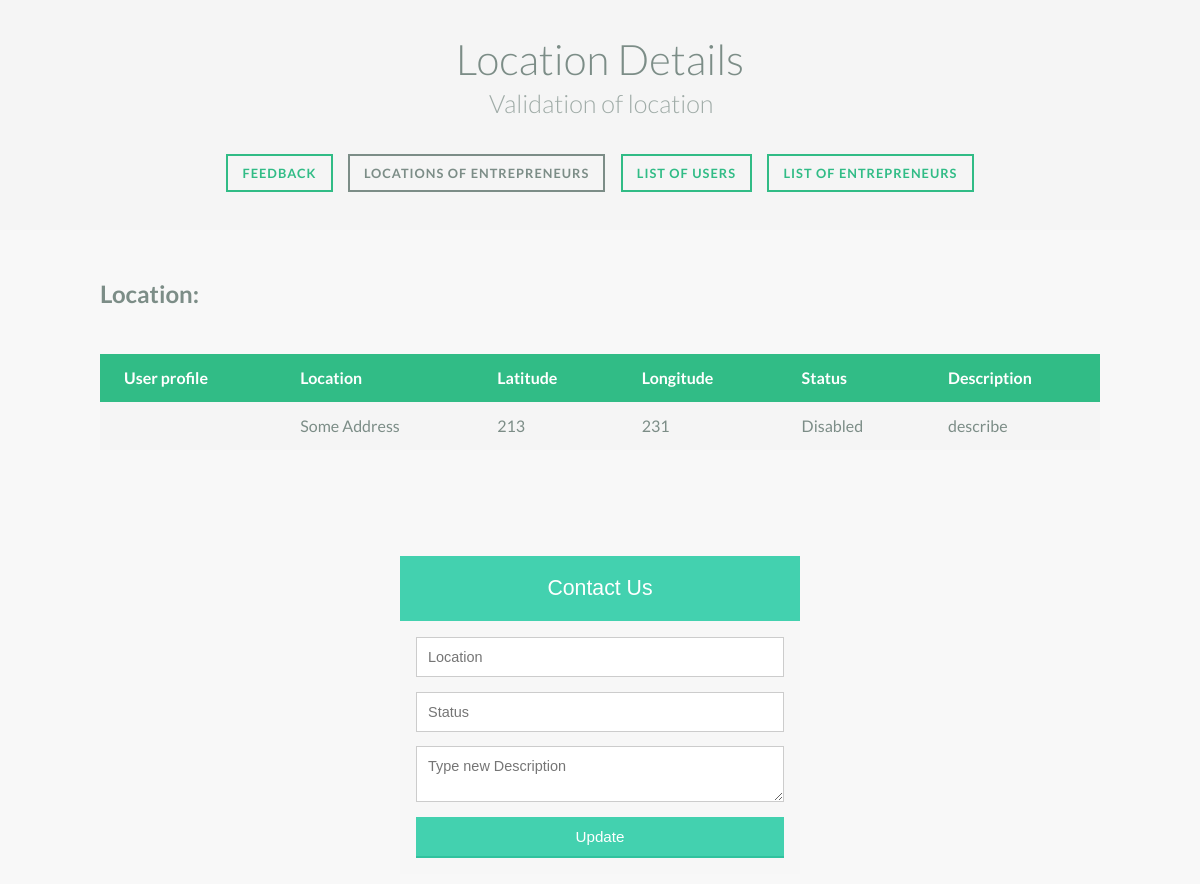
The page /EcoKitchen/locationdetail/1/ on the database its author committed.
### EcoKitchen/models.py (models this page shows, shortened)
class Location(models.Model):
  lat = models.CharField(max_length=30)
  long = models.CharField(max_length=30)
  address = models.CharField(max_length=200)
  description = models.CharField(max_length=50)
  status = models.BooleanField()
  user = models.ForeignKey(UserProfile, on_delete=models.CASCADE)

### EcoKitchen/views.py (the view)
# urls.py: url(r'^locationdetail/(?P<location_id>[0-9]+)/$', views.locationdetail, name='locationdetail'),
def locationdetail(request, location_id):
    location = get_object_or_404(Location, pk=location_id)
    if(request.POST.get('subbtn')):
        inplist = request.POST.getlist('i_case')
        outlist = request.POST.getlist('o_case')
    return render(request, 'EcoKitchen/locationdetail.html', {'loc': location})

### EcoKitchen/templates/EcoKitchen/locationdetail.html (shortened to what this page needs)
{% load staticfiles %}
<!DOCTYPE html>
<html lang="en" class="no-js">
	<head>
		<link rel="stylesheet" type="text/css" href="{% static 'EcoKitchen/normalize.css' %}" />
		<link rel="stylesheet" type="text/css" href="{% static 'EcoKitchen/demo.css' %}" />
		<link rel="stylesheet" type="text/css" href="{% static 'EcoKitchen/component.css' %}" />
	</head>
	<body>
		<div class="container">
			<header>
				<h1>Location Details<em></em> <span>Validation of location</span></h1>
				<nav class="codrops-demos">
					<a href="../feedbackpage">Feedback</a>
					<a class="current-demo" href="../locationspage">Locations of Entrepreneurs</a>
					<a href="../userspage">List of users</a>
					<a href="../entrepreneurs">List of Entrepreneurs</a>
				</nav>
			</header>
			<div class="component">
				<h2>Location:</h2>
				<table>
					<thead>
						<tr>
							<th>User profile</th>
							<th>Location</th>
							<th>Latitude</th>
							<th>Longitude</th>
							<th>Status</th>
							<th>Description</th>
						</tr>
					</thead>
					<tbody>
                        <tr><td align="left">{{loc.usr}}</td><td align="left">{{loc.address}}</td><td align="left">{{loc.lat}}</td><td align="left">{{loc.long}}</td><td align="left">{{loc.status}}</td><td align="left">{{loc.description}}</td></tr>
					</tbody>
				</table>
			</div>
			<div class="form-style-6">
            <h1>Contact Us</h1>
            <form>
			<input type="text" name="field1" placeholder="Location" />
			<input type="email" name="field2" placeholder="Status" />
			<textarea name="field3" placeholder="Type new Description"></textarea>
			<input type="submit" value="Update" />
			</form>
			</div>
		</div>
	</body>
</html>

### EcoKitchen/static/EcoKitchen/demo.css (style rules this page uses)
*, *:after, *:before { -webkit-box-sizing: border-box; -moz-box-sizing: border-box; box-sizing: border-box; }
body { font-family: 'Lato', Arial, sans-serif; color: #7c8d87; background: #f8f8f8; }
a { color: #31bc86; text-decoration: none; }
.container > header { margin: 0 auto; padding: 2em; text-align: center; background: rgba(0,0,0,0.01); }
.container > header h1 { font-size: 2.625em; line-height: 1.3; margin: 0; font-weight: 300; }
.container > header span { display: block; font-size: 60%; opacity: 0.7; padding: 0 0 0.6em 0.1em; }
.codrops-demos { padding-top: 1em; font-size: 0.8em; }
.codrops-demos a { display: inline-block; margin: 0.5em; padding: 0.7em 1.1em; outline: none; border: 2px solid #31bc86; text-decoration: none; text-transform: uppercase; letter-spacing: 1px; font-weight: 700; }
.codrops-demos a:hover, .codrops-demos a.current-demo, .codrops-demos a.current-demo:hover { border-color: #7c8d87; color: #7c8d87; }

### EcoKitchen/static/EcoKitchen/component.css (style rules this page uses)
.component { line-height: 1.5em; margin: 0 auto; padding: 2em 0 3em; width: 90%; max-width: 1000px; overflow: hidden; }
table { border-collapse: collapse; margin-bottom: 3em; width: 100%; background: #fff; }
td, th { padding: 0.75em 1.5em; text-align: left; }
th { background-color: #31bc86; font-weight: bold; color: #fff; white-space: nowrap; }
tbody tr:nth-child(2n-1) { background-color: #f5f5f5; transition: all .125s ease-in-out; }
.sticky-wrap td, .sticky-wrap th { box-sizing: border-box; }

### EcoKitchen/templates/EcoKitchen/locationdetail.html (style rules this page uses)
.form-style-6 { font: 95% Arial, Helvetica, sans-serif; max-width: 400px; margin: 10px auto; padding: 16px; background: #F7F7F7; }
.form-style-6 h1 { background: #43D1AF; padding: 20px 0; font-size: 140%; font-weight: 300; text-align: center; color: #fff; margin: -16px -16px 16px -16px; }
.form-style-6 input[type="text"], .form-style-6 input[type="date"], .form-style-6 input[type="datetime"], .form-style-6 input[type="email"], .form-style-6 input[type="number"], .form-style-6 input[type="search"], .form-style-6 input[type="time"], .form-style-6 input[type="url"], .form-style-6 textarea, .form-style-6 select { -webkit-transition: all 0.30s ease-in-out; -moz-transition: all 0.30s ease-in-out; -ms-transition: all 0.30s ease-in-out; -o-transition: all 0.30s ease-in-out; outline: none; box-sizing: border-box; -webkit-box-sizing: border-box; -moz-box-sizing: border-box; width: 100%; background: #fff; margin-bottom: 4%; border: 1px solid #ccc; padding: 3%; color: #555; font: 95% Arial, Helvetica, sans-serif; }
.form-style-6 input[type="submit"], .form-style-6 input[type="button"] { box-sizing: border-box; -webkit-box-sizing: border-box; -moz-box-sizing: border-box; width: 100%; padding: 3%; background: #43D1AF; border-bottom: 2px solid #30C29E; border-top-style: none; border-right-style: none; border-left-style: none; color: #fff; }

### rows shown on the page
Location: address "Some Address", lat "213", long "231", status "Disabled", description "describe"
